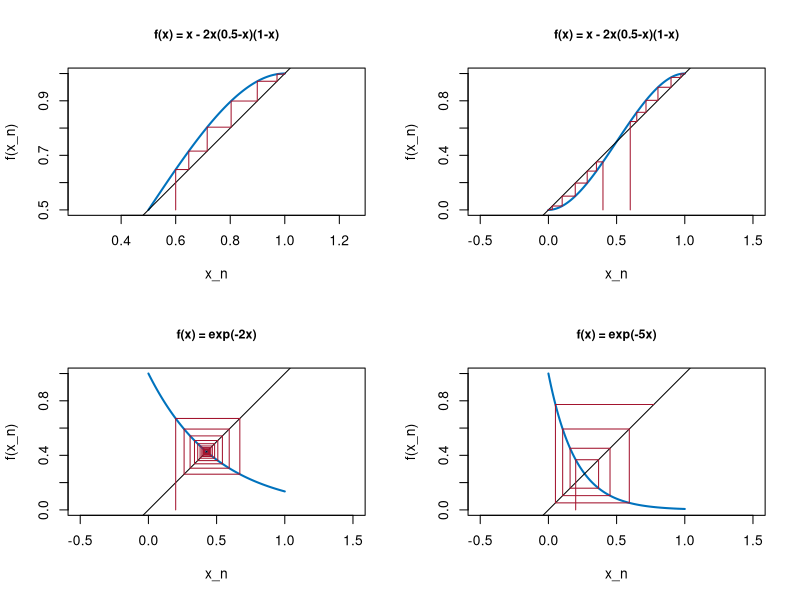

Generate this figure with R:
# Fig. 1.28: Staircase diagrams with stable and unstable steady states (book, Section 1.4, Eq. 1.34)
# top: f(x) = x - 2x(0.5 - x)(1 - x) with fixed points 0 and 1 (stable) and 0.5 (unstable)
# bottom: f(x) = exp(-2x) (spiral approach) and f(x) = exp(-5x) (spiral divergence), each with x_0 = 0.2
# (c) 2026 Philipp Kügler · Program for the book "Dynamical Systems in the Life Sciences" · MIT License (see LICENSE)
treppe <- function(x, unten = 0) {      # points of the staircase: vertically to the graph, horizontally to the diagonal
  px <- x[1]; py <- unten
  for (k in 1:(length(x) - 1)) { px <- c(px, x[k], x[k + 1]); py <- c(py, x[k + 1], x[k + 1]) }
  list(x = px, y = py)
}
g <- function(x) x - 2 * x * (0.5 - x) * (1 - x)
fs <- list(g, g, function(x) exp(-2 * x), function(x) exp(-5 * x))
namen <- c("f(x) = x - 2x(0.5-x)(1-x)", "f(x) = x - 2x(0.5-x)(1-x)", "f(x) = exp(-2x)", "f(x) = exp(-5x)")
starts <- list(0.6, c(0.4, 0.6), 0.2, 0.2)
schritte <- c(20, 20, 20, 7)
grenzen <- rbind(c(0.5, 1), c(0, 1), c(0, 1), c(0, 1))
par(mfrow = c(2, 2))
for (p in 1:4) {
  f <- fs[[p]]; N <- schritte[p]; lo <- grenzen[p, 1]; hi <- grenzen[p, 2]
  xx <- seq(lo, hi, length.out = 400)
  plot(xx, f(xx), type = "l", col = rgb(0, 0.447, 0.741), lwd = 2, asp = 1, xlim = c(lo, hi), ylim = c(lo, hi),
       xlab = "x_n", ylab = "f(x_n)", main = namen[p], cex.main = 0.9)
  abline(0, 1)
  for (x0 in starts[[p]]) {
    x <- numeric(N + 1); x[1] <- x0
    for (k in 1:N) x[k + 1] <- f(x[k])
    lines(treppe(x, lo), col = rgb(0.64, 0.08, 0.18))
    cat(sprintf("%s, x_0 = %g:  x_%d = %.4f\n", namen[p], x0, N, x[N + 1]))
  }
}

# stability criterion |f'(x*)| < 1 at the fixed points
for (c in c(2, 5)) {
  xs <- 0.5
  for (k in 1:100) xs <- xs - (exp(-c * xs) - xs) / (-c * exp(-c * xs) - 1)   # fixed point with Newton's method
  cat(sprintf("f(x) = exp(-%dx):  x* = %.4f,  f'(x*) = %.4f\n", c, xs, -c * exp(-c * xs)))
}
